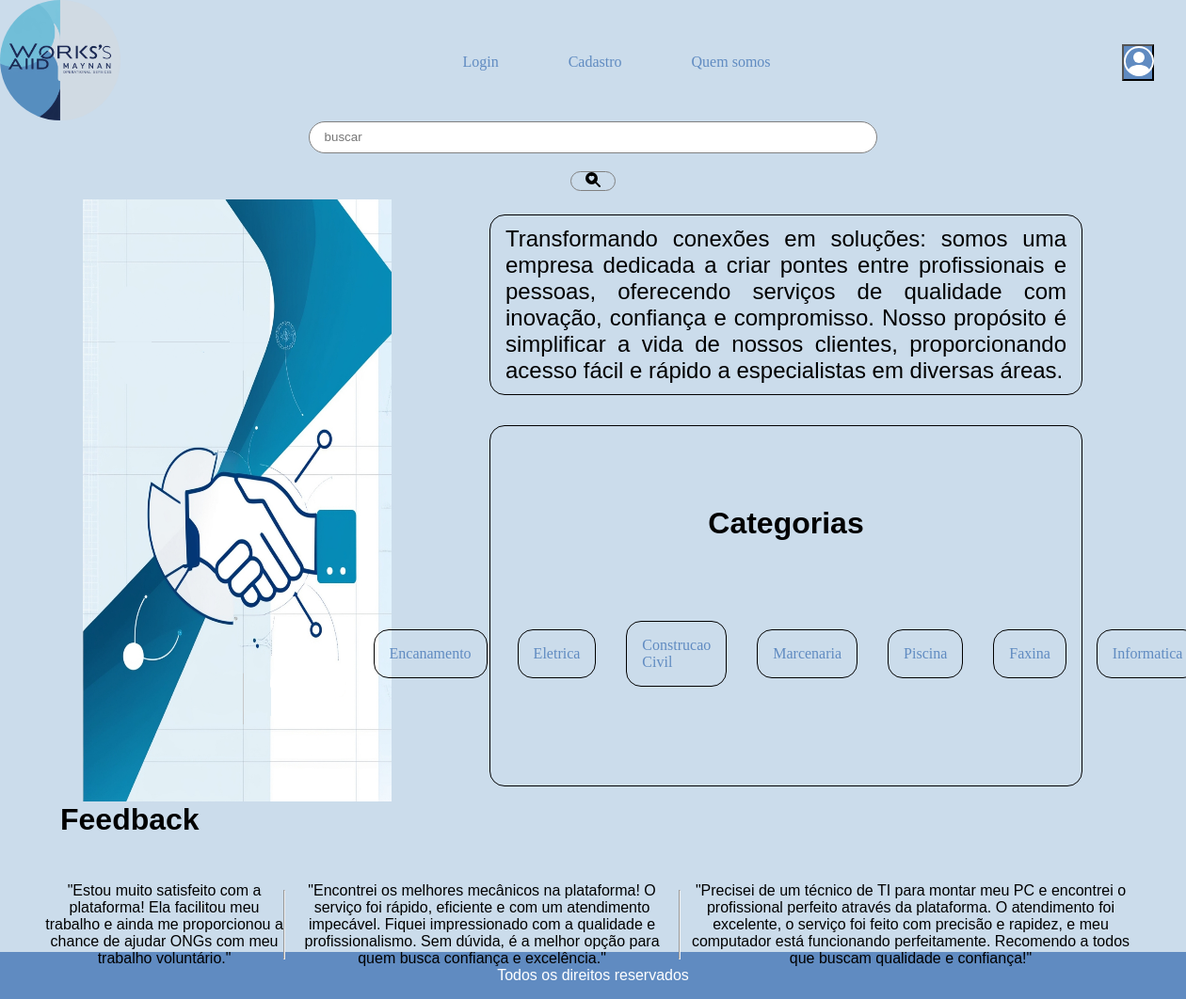
/index.php (signed in), run on the app's committed database.
### tables this page shows
CREATE TABLE IF NOT EXISTS `categoria` (
  `id_categoria` int(11) NOT NULL AUTO_INCREMENT,
  `nome_categoria` varchar(255) DEFAULT NULL,
  PRIMARY KEY (`id_categoria`)
);

### index.php (the view, shortened to what this page needs)
<!DOCTYPE html>
<html lang="en">
<head>
    <link rel="stylesheet" href="/pages/css/style.css">
</head>
<body>
    <div class="tela_principal">
        <header>
            <div class="logo">
                <img src="/pages/imgs/Logo.jpg" id="logo" alt="Logo">
            </div>
            <nav class="menu_suspenso">
                <ul>
                    <li class="li">
                        <a href="/pages/login.html">Login</a>
                    </li>
                    <li class="li">
                        <a href="/pages/tipo-usuario.html">Cadastro</a>
                    </li>
                    <li class="li">
                        <a href="/pages/quemsomos.html">Quem somos</a>
                    </li>
                </ul>
            </nav>
            <div class="perfil">
                <?php
                    if (isset($_SESSION['id_cliente'])) {
                        echo "<form action='/server/perfil.php' method='GET'>
                                <button type='submit'>
                                    <svg xmlns='http://www.w3.org/2000/svg' width='32' height='32' fill='currentColor'
                                        class='bi bi-person-circle' viewBox='0 0 16 16'>
                                        <path d='M11 6a3 3 0 1 1-6 0 3 3 0 0 1 6 0' />
                                        <path fill-rule='evenodd'
                                            d='M0 8a8 8 0 1 1 16 0A8 8 0 0 1 0 8m8-7a7 7 0 0 0-5.468 11.37C3.242 11.226 4.805 10 8 10s4.757 1.225 5.468 2.37A7 7 0 0 0 8 1' />
                                    </svg>
                                </button>
                            </form>
                            ";
                    }
                ?>
            </div>
        </header>
        <form method="POST" action="/server/pesquisar.php" id="buscar">
            <input type="text" id="buscador" name="buscador" placeholder="buscar">
            <button class="pesquisar" type="submit">
            </button>
         </form>
        <section>
            <div class="principal">
                <div class="imagem_tela_principal">
                    <img src="/pages/imgs/imagem_principal.png" alt="serviços">
                </div>
                <div class="secundaria">
                    <div class="texto-secundaria">
                        <p>
                            Transformando conexões em soluções: somos uma empresa dedicada a criar pontes entre
                            profissionais e pessoas, oferecendo serviços de qualidade com inovação, confiança e
                            compromisso. Nosso propósito é simplificar a vida de nossos clientes, proporcionando acesso
                            fácil e rápido a especialistas em diversas áreas.
                        </p>
                    </div>
                    <div class="servicos">
                        <h1>Categorias</h1>
                        <div class="categorias">
                            <ul class="categorias-carrossel">
                            <?php
                                $servername = "localhost";
                                $username = "root";
                                $password = "usbw";
                                $dbname = "dados";
                                $conn = new mysqli($servername, $username, $password, $dbname);
                                $sql = "SELECT id_categoria, nome_categoria FROM categoria";
                                $result = $conn->query($sql);
                                if ($result->num_rows > 0) {
                                    while ($row = $result->fetch_assoc()) {
                                        echo "<a href='/server/servicos.php?id={$row['id_categoria']}'> <li class='item-categoria'>" . $row["nome_categoria"] . "</li></a>";
                                    }
                                } else {
                                    echo "Não há nada";
                                }
                            ?>
                            </ul>
                        </div>
                    </div>
                </div>
            </div>
            <div class="feedback">
                <div class="titulo-feedback">
                    <h1>Feedback</h1>
                </div>
                <div class="conteudo-feedback">
                    <p>"Estou muito satisfeito com a plataforma! Ela facilitou meu trabalho e ainda me proporcionou a
                        chance de ajudar ONGs com meu trabalho voluntário."</p>
                    <hr>
                    <p>"Encontrei os melhores mecânicos na plataforma! O serviço foi rápido, eficiente e com um
                        atendimento impecável. Fiquei impressionado com a qualidade e profissionalismo. Sem dúvida, é a
                        melhor opção para quem busca confiança e excelência."</p>
                    <hr>
                    <p>"Precisei de um técnico de TI para montar meu PC e encontrei o profissional perfeito através da
                        plataforma. O atendimento foi excelente, o serviço foi feito com precisão e rapidez, e meu
                        computador está funcionando perfeitamente. Recomendo a todos que buscam qualidade e confiança!"
                    </p>
                </div>
            </div>
        </section>
        <footer>
            <p>Todos os direitos reservados</p>
        </footer>
    </div>
</body>
</html>

### pages/css/style.css (style rules this page uses)
h1 { font-family: "Audiowide", sans-serif; text-align: center; }
body { background-color: #CBDCEB; }
p { font-family: "Raleway", sans-serif; text-align: center; }
* { margin: 0; padding: 0; box-sizing: border-box; }
.imagem_tela_principal img { height: 100%; display: flex; justify-content: center; align-items: flex-start; }
#logo { width: 8rem; border-radius: 50%; }
header { display: flex; align-items: center; justify-content: center; }
.pesquisar { width: 4%; height: 4vh; border: 1px solid gray; cursor: pointer; border-radius: 1rem; background-color: transparent; }
#buscar { width: 100%; height: 10vh; display: flex; align-items: center; justify-content: space-evenly; }
#buscador { width: 50%; height: 4vh; outline: 0; border: 1px solid gray; padding: 1rem; border-radius: 2rem; }
button { width: 100%; background-color: #608BC1; color: #ffff; margin: 1rem; }
form { width: 50%; display: flex; align-items: center; justify-content: center; flex-direction: column; }
form>label, form>input, form>a { margin: 0.2rem; }
section { display: flex; justify-content: center; flex-direction: column; width: 100%; height: 30%; }
hr { display: block; margin-top: 0.5em; margin-bottom: 0.5em; margin-left: auto; margin-right: auto; border-style: inset; border-width: 1px; }
.feedback { display: flex; }
.menu_suspenso { display: flex; align-content: flex-start; justify-content: center; position: sticky; top: 0; width: 100%; }
a { font-family: "Merriweather", serif; text-decoration: none; color: #608BC1; font-size: 1rem; }
.li { display: inline; margin-right: 10px; padding: 30px; }
#buscar { display: flex; align-items: center; justify-content: center; padding: 2%; }
.feedback { width: 100%; height: 20vh; display: flex; flex-direction: column; justify-content: center; align-content: center; padding: 2rem; }
.titulo-feedback h1 { float: left; }
.conteudo-feedback { display: flex; padding: 1rem; }
.principal { width: 100%; height: 80vh; display: flex; }
.imagem_tela_principal { display: flex; align-items: center; justify-content: center; width: 40%; height: 100%; }
.imagem_tela_principal img { width: 65%; height: 100%; }
.secundaria { width: 50%; height: 80vh; display: flex; flex-direction: column; }
.texto-secundaria, .servicos { display: flex; align-items: center; justify-content: center; flex-direction: column; border: 1px solid black; border-radius: 1rem; padding: 1rem; margin: 1rem; width: 100%; }
.texto-secundaria { height: 30%; font-size: 1.5rem; }
.texto-secundaria p { font-family: "Signika Negative", sans-serif; text-align: justify; }
.servicos { height: 60%; }
footer { display: flex; min-height: 50px; margin-top: auto; color: rgb(255, 255, 255); background: #608BC1; text-align: center; align-items: center; justify-content: center; }
h1 { font-size: 2rem; margin: 2rem; font-family: "Signika Negative", sans-serif; }
.categorias { display: flex; align-items: center; justify-content: center; width: 100%; height: 50%; }
.categorias ul { display: flex; align-items: center; justify-content: center; }
.categorias ul li { margin: 1rem; padding: 1rem; height: 30%; border: 1px solid black; border-radius: 1rem; text-decoration: none; list-style-type: none; cursor: pointer; }

### data on the page
categoria: nome_categoria "Encanamento"
categoria: nome_categoria "Eletrica"
categoria: nome_categoria "Construcao Civil"
categoria: nome_categoria "Marcenaria"
categoria: nome_categoria "Piscina"
categoria: nome_categoria "Faxina"
categoria: nome_categoria "Informatica"
